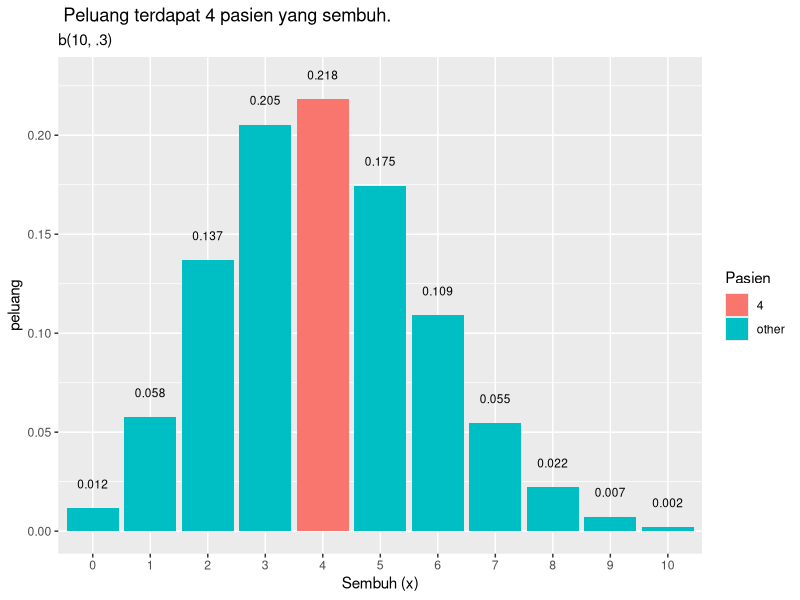

R code for this plot:
#2a
p <- 0.2 #peluang sembuh
n <- 20 #psien covid
q <- (1 - p)
x <- 4

dbinom(x,size = n,p)

#2b
library(dplyr)
library(ggplot2)

data.frame(pasien = 0:10, prob = dbinom(x = 0:10, size = 20, prob = 0.2)) %>%
  mutate(Pasien = ifelse(pasien == 4, "4", "other")) %>%
  ggplot(aes(x = factor(pasien), y = prob, fill = Pasien)) +
  geom_col() +
  geom_text(
    aes(label = round(prob,3), y = prob + 0.01),
    position = position_dodge(0.9),
    size = 3,
    vjust = 0
  ) +
  labs(title = " Peluang terdapat 4 pasien yang sembuh.",
       subtitle = "b(10, .3)",
       x = "Sembuh (x)",
       y = "peluang") 
#2c
##mean
### exact
n * p

### simulation
mean(rbinom(10000,size = 20,p))

##Variance
###exact
n * p * q

### simulation
var(rbinom(10000, size = 20,p))